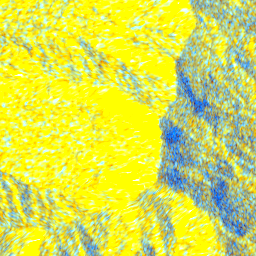
#> input picture piura_20170227t234245_x-3-_y-40.png, 256 x 256 px
$ jupyter execute --allow-errors test.ipynb
#> lines starting #> are read from the running program, lines starting #| are printed output that depends on the picture
[cell 1]
import json
import matplotlib.pyplot as plt
from matplotlib.patches import Polygon
import cv2

imagen = cv2.imread('piura_20170227t234245_x-3-_y-40.png')
#> imagen is the input picture: shape (256, 256, 3); mean B, G, R 82.9, 225.6, 216.4

#> (a cell that did not finish here is left out)

#> (a cell that did not finish here is left out)

[cell 4]
from PIL import Image
import matplotlib.pyplot as plt
from matplotlib.patches import Polygon

# Ruta de la imagen
imagen_path = 'piura_20170227t234245_x-3-_y-40.png'

# Cargar la imagen
img = Image.open(imagen_path)

# Obtener los puntos del polígono
puntos = [[176.93617021276597, 64.59574468085107],
          [190.9787234042553, 81.19148936170212],
          [197.36170212765958, 102.46808510638297],
          [205.4468085106383, 97.7872340425532],
          [211.40425531914892, 108.0],
          [203.3191489361702, 110.97872340425532],
          [196.51063829787236, 114.38297872340425],
          [189.27659574468086, 102.04255319148936],
          [182.04255319148936, 92.68085106382979],
          [175.23404255319147, 86.29787234042553]]

# Crear la figura y el eje
fig, ax = plt.subplots()

# Mostrar la imagen
ax.imshow(img)

# Crear el polígono con los puntos
poligono = Polygon(puntos, closed=True, edgecolor='r', linewidth=2, fill=None)

# Añadir el polígono al eje
ax.add_patch(poligono)

# Ajustar los límites del gráfico
ax.set_xlim(0, img.width)
ax.set_ylim(img.height, 0)  # Invertir el eje y para que coincida con el sistema de coordenadas de la imagen

# Mostrar el gráfico

plt.title('Polígono sobre la imagen')
plt.grid(True)
plt.gca().set_aspect('equal', adjustable='box')
plt.show()
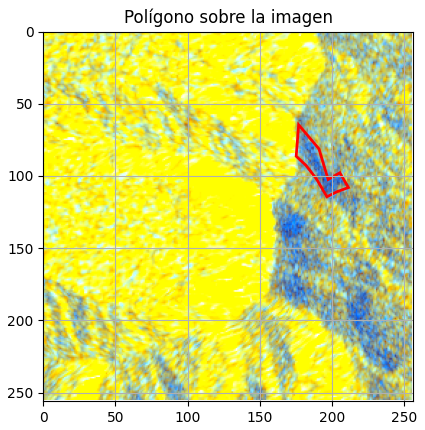
#> figure drawn by matplotlib, 1 panel


$ run again, with piura_20170227t234245_x-2-_y-9.png copied over piura_20170227t234245_x-3-_y-40.png
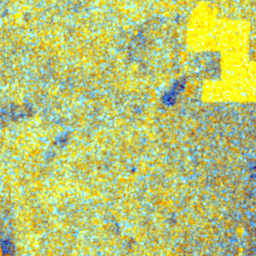
#> input picture piura_20170227t234245_x-2-_y-9.png, 256 x 256 px
#> imagen is the input picture: shape (256, 256, 3); mean B, G, R 115.6, 198.2, 186
#> `plt.show()`:
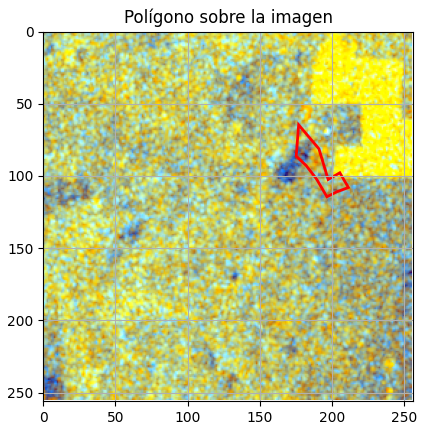
#> figure drawn by matplotlib, 1 panel
